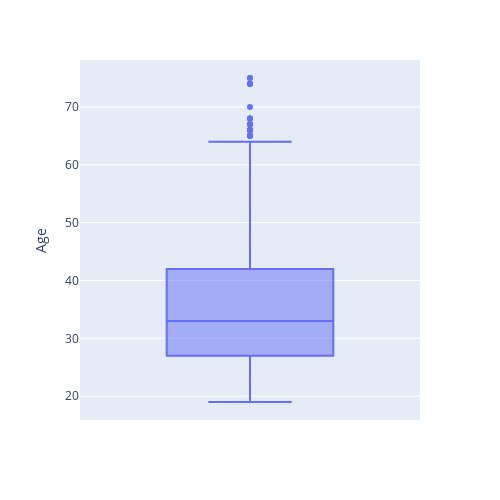

Source (notebook cell):
### Code cell
fig = px.box(German_data, y="Age", height = 500, width = 500)
fig.show()

### Figure 1 — Plotly figure (JSON) as saved in the notebook; plotly's stock layout.template omitted (floating-point values rounded to 4 significant figures; data arrays with more than 128 entries replaced by an {"elided": "..."} marker saying what was removed)
{"data": [{"alignmentgroup": "True", "hovertemplate": "Age=%{y}<extra></extra>", "legendgroup": "", "marker": {"color": "#636efa"}, "name": "", "notched": false, "offsetgroup": "", "orientation": "v", "showlegend": false, "type": "box", "x0": " ", "xaxis": "x", "y": {"elided": "1000 int values"}, "y0": " ", "yaxis": "y"}], "layout": {"boxmode": "group", "height": 500, "legend": {"tracegroupgap": 0}, "margin": {"t": 60}, "width": 500, "xaxis": {"anchor": "y", "domain": [0, 1]}, "yaxis": {"anchor": "x", "domain": [0, 1], "title": {"text": "Age"}}}}
